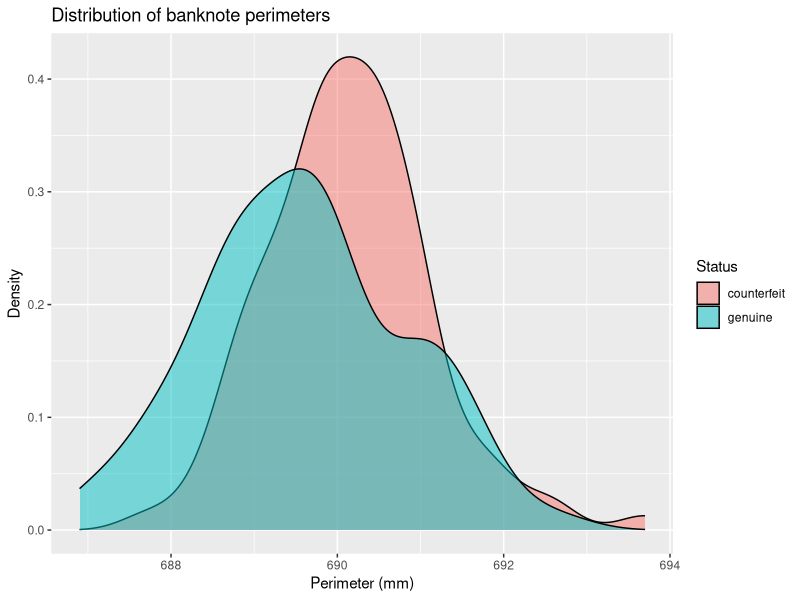
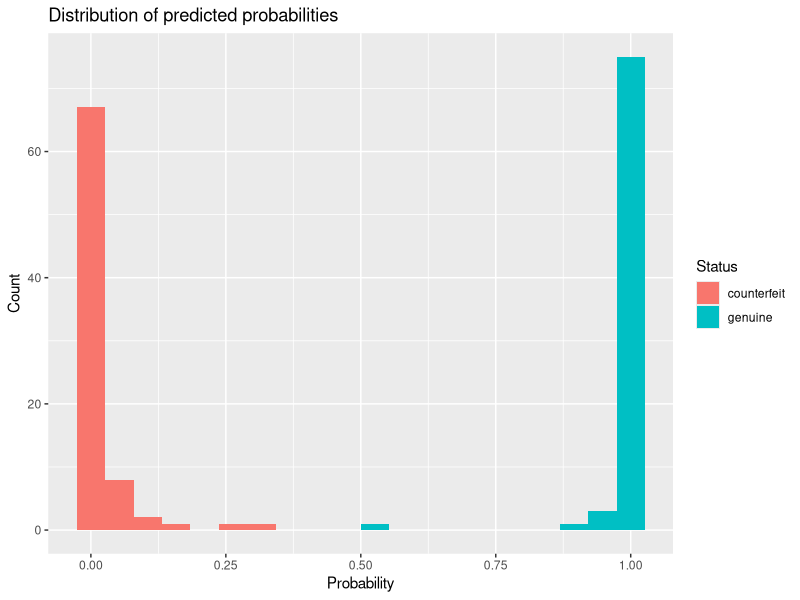
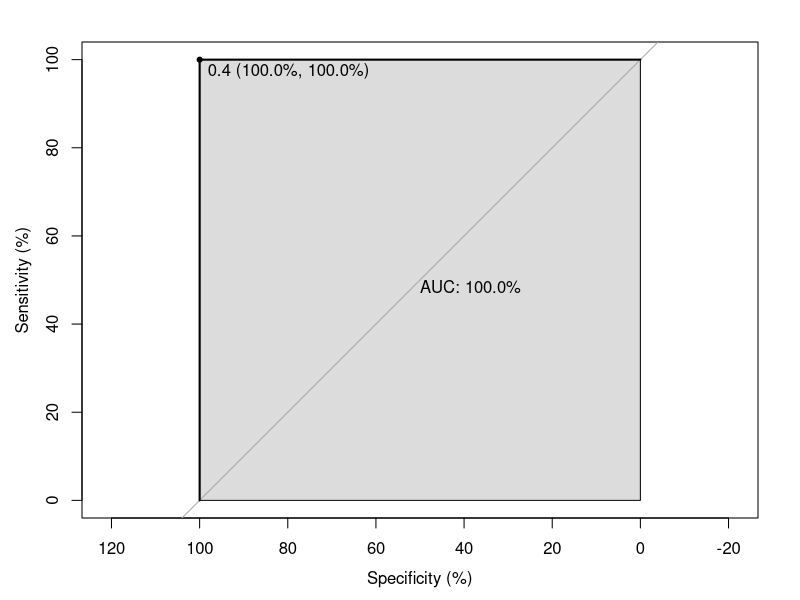

Write R code to recreate these figures, in order.
## ---- chunk 1
library(mclust)
library(dplyr)
library(ggplot2)
library(caret)
library(pROC)
## ---- chunk 2
data(banknote)
head(banknote)
## ---- chunk 3
banknote %>%
  group_by(Status) %>%
  summarise(N = n(), 
            Mean_Length = mean(Length),
            Mean_Left = mean(Left),
            Mean_Right = mean(Right),
            Mean_Bottom = mean(Bottom),
            Mean_Top = mean(Top),
            Mean_Diagonal = mean(Diagonal),
            .groups = "keep")
## ---- chunk 4
banknote %>%
  mutate(Perimeter = 2*Length + Left + Right) %>%
  ggplot() +
  aes(x = Perimeter, fill = Status) +
  geom_density(alpha = 0.5) +
  labs(x = "Perimeter (mm)", y = "Density", title = "Distribution of banknote perimeters")
## ---- chunk 5
set.seed(1)
training_index <- createDataPartition(banknote$Status, 
                                      p = 0.8,
                                      list = FALSE)

training_set <- banknote[training_index, ]
testing_set <- banknote[-training_index, ]
## ---- chunk 6
table(training_set$Status)
## ---- chunk 7
training_control <- trainControl(method = "repeatedcv",
                                 summaryFunction = defaultSummary,
                                 classProbs = TRUE,
                                 number = 10,
                                 repeats = 10)
## ---- chunk 8
set.seed(2)
knn_cv <- train(Status ~ ., 
                data = training_set,
                method = "knn",
                trControl = training_control,
                metric = "Accuracy",
                tuneGrid = data.frame(k = seq(3,31,by = 2)))
knn_cv
## ---- chunk 9
training_set <- training_set %>%
  mutate(Predicted_prob = predict(knn_cv, type = "prob")$genuine)

training_set %>%
  ggplot() +
  aes(x = Predicted_prob, fill = Status) +
  geom_histogram(bins = 20, ) +
  labs(x = "Probability", y = "Count", title = "Distribution of predicted probabilities" )
## ---- chunk 10
pROC_train <- roc(training_set$Status, training_set$Predicted_prob,
                quiet = TRUE,
                plot = TRUE, 
                percent = TRUE,
                auc.polygon = TRUE, 
                print.auc = TRUE, 
                print.thres = TRUE,
                print.thres.best.method = "youden")
## ---- chunk 11
knn_predictions <- predict(knn_cv, newdata = testing_set, type = "prob") %>%
  select(probability = genuine) %>%
  mutate(class = ifelse(probability > 0.4, "genuine", "counterfeit")) %>%
  mutate(class = factor(class))
## ---- chunk 12
table(knn_predictions$class)
## ---- chunk 13
knn_cm <- confusionMatrix(knn_predictions$class, testing_set$Status, mode = "everything")
knn_cm
